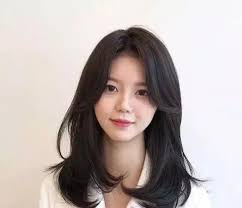
#> input picture AIBarbershop/fix_image/images/input/1.png, 242 x 208 px; its folder holds 3 pictures in this run
$ python image_fix.py
#> lines starting #> are read from the running program, lines starting #| are printed output that depends on the picture; pictures that were not available may be replaced by others from this repository, and a replacement may not be noted
# -*- coding: utf-8 -*-
# author: Neil

import cv2
import numpy as np
import os


class CheckImage:
    def __init__(self, image_path, target_path="images/0.png"):
        self.image_path = image_path
        self.target_path = target_path
        self.scale_img, self.scale_tar, self.color_img, self.color_tar = self._get_feature()

    def _get_feature(self):
        image = cv2.imread(self.image_path)
#> image is the input picture: shape (208, 242, 3); mean B, G, R 172, 174.6, 185.1
        tar_image = cv2.imread(self.target_path)
        scale_img = image.shape[:2]
#> scale_img = (208, 242)
        scale_tar = tar_image.shape[:2]
#> scale_tar = (208, 242)
        color_img = image.shape[-1]
#> color_img = 3
        color_tar = tar_image.shape[-1]
#> color_tar = 3
        return scale_img, scale_tar, color_img, color_tar

    def check_size(self):
        h, w = self.scale_img
        if (h, w) != self.scale_tar:
            if h > self.scale_tar[1] or w > self.scale_tar[0]:
                # zoom out
                interpolation = cv2.INTER_AREA
                return interpolation
        else:
            # zoom in
            # qulity: cv2.INTER_CUBIC
            # speed: cv2.INTER_LINEAR
            interpolation = cv2.INTER_CUBIC
            return interpolation

    def check_color(self):
        if self.color_img != self.color_tar:
            if self.color_img == 1:
                # convert to color
                g_image = cv2.imread(self.image_path, cv2.IMREAD_GRAYSCALE)
                c_image = cv2.cvtColor(g_image, cv2.COLOR_GRAY2BGR)
                return c_image
        elif self.color_img == 4:
            rgba_image = cv2.imread(self.image_path, cv2.IMREAD_UNCHANGED)
            rgb_image = cv2.cvtColor(rgba_image, cv2.COLOR_BGRA2BGR)
            return rgb_image
        else:
            print("Unknown color of image!")


def adjust_face(image_path, target_height, target_width):
#> called with image_path = 'images/input/1.png', target_height = 208, target_width = 242
    global flag
    flag = False
    image = cv2.imread(image_path)
    gray = cv2.cvtColor(image, cv2.COLOR_BGR2GRAY)
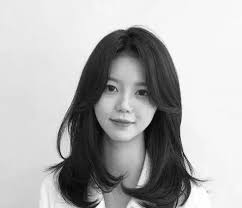
#> gray: shape (208, 242); min 1, max 255, mean 177.5
    face_cascade = cv2.CascadeClassifier(cv2.data.haarcascades + 'haarcascade_frontalface_default.xml')

    # detect face
    faces = face_cascade.detectMultiScale(gray, 1.3, 5)
#> faces = [[90, 67, 71, 71]]
    if len(faces) == 0:
        print("No face detected")
        return flag
    elif len(faces) > 1:
        print("ERROR! More than one face detected")
        return flag
    else:
        flag = True
        x, y, w, h = faces[0]
#> x = 90; y = 67; w = 71; h = 71

        ori_height, ori_width = image.shape[:2]
#> ori_height = 208; ori_width = 242
        ratio = ori_width / ori_height
#> ratio = 1.16
        target_ratio = target_width / target_height

        if ratio > target_ratio:
            new_width = target_width
            new_height = int(new_width / ratio)
            print("1", (new_height, new_width))
        else:
            new_height = target_height
            new_width = int(new_height * ratio)
#> new_width = 242
            print("2", (new_height, new_width))
#| 2 (208, 242)

        # resize
        interpolation = CheckImage(image_path).check_size()
        re_image = cv2.resize(image, (new_width, new_height), interpolation=interpolation)
        # print("resize: {}".format(re_image.shape))

        # fill
        if new_width != target_width or new_height != target_height:
            # create new background
            final_image = np.zeros((target_height, target_width, 3), dtype=np.uint8)
            final_image.fill(255)

            x_offset = (target_width - new_width) // 2
            y_offset = (target_height - new_height) // 2

            final_image[y_offset:y_offset+new_height, x_offset:x_offset+new_width] = re_image
        else:
            final_image = re_image
    return final_image


input_dir = "images/input/"
output_dir = "images/output/"
for img in os.listdir(input_dir):
    image_path = input_dir + img
    print("original image: {}".format(cv2.imread(image_path).shape))
    target_height, target_width = CheckImage(image_path).scale_tar
    flag = False
    # print((target_height, target_width))
    final_image = adjust_face(image_path, target_height, target_width)
    if flag:
        print("shape: {}".format(final_image.shape))
#| shape: (208, 242, 3)
        cv2.imwrite(output_dir + img.split(".")[0] + ".png", final_image)
        # cv2.imshow("final image", final_image)
        cv2.waitKey(0)
        cv2.destroyAllWindows()
#> pass 2 of the loop `for img in os.listdir(input_dir):`:
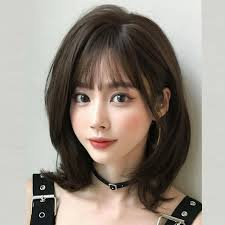
#> input picture AIBarbershop/fix_image/images/input/2.png, 225 x 225 px
#> in _get_feature, image is the input picture: shape (225, 225, 3); mean B, G, R 130, 139.4, 148.4
#> in adjust_face (call 2), `gray = cv2.cvtColor(image, cv2.COLOR_BGR2GRAY)`:
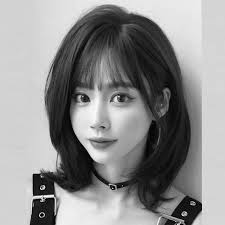
#> gray: shape (225, 225); min 0, max 254, mean 141
#> faces = [[54, 63, 101, 101]]
#> in adjust_face (call 2), `x, y, w, h = faces[0]`: x = 54; y = 63; w = 101
#| 2 (208, 208)
#> in adjust_face (call 2), `final_image[y_offset:y_offset+new_height, x_offset:x_offset+new_width]..`:
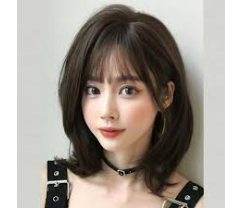
#> final_image: shape (208, 242, 3); mean B, G, R 147.5, 155.7, 163.4
#| shape: (208, 242, 3)
#> pass 3 of the loop `for img in os.listdir(input_dir):`:
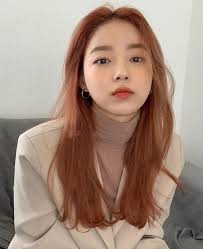
#> input picture AIBarbershop/fix_image/images/input/3.png, 203 x 249 px
#> in _get_feature, image is the input picture: shape (249, 203, 3); mean B, G, R 123.4, 137.6, 162
#> in adjust_face (call 3), `gray = cv2.cvtColor(image, cv2.COLOR_BGR2GRAY)`:
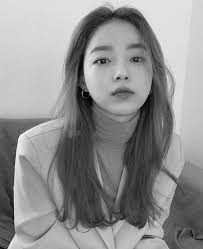
#> gray: shape (249, 203); min 1, max 253, mean 143.3
#> faces = [[73, 22, 97, 97]]
#> in adjust_face (call 3), `x, y, w, h = faces[0]`: x = 73; y = 22; w = 97
#| 2 (208, 169)
#> re_image: shape (208, 169, 3)
#> in adjust_face (call 3), `final_image[y_offset:y_offset+new_height, x_offset:x_offset+new_width]..`:
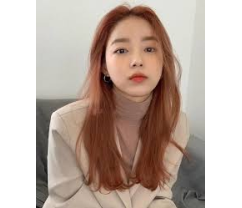
#> final_image: shape (208, 242, 3); mean B, G, R 163.1, 173, 190
#| shape: (208, 242, 3)
